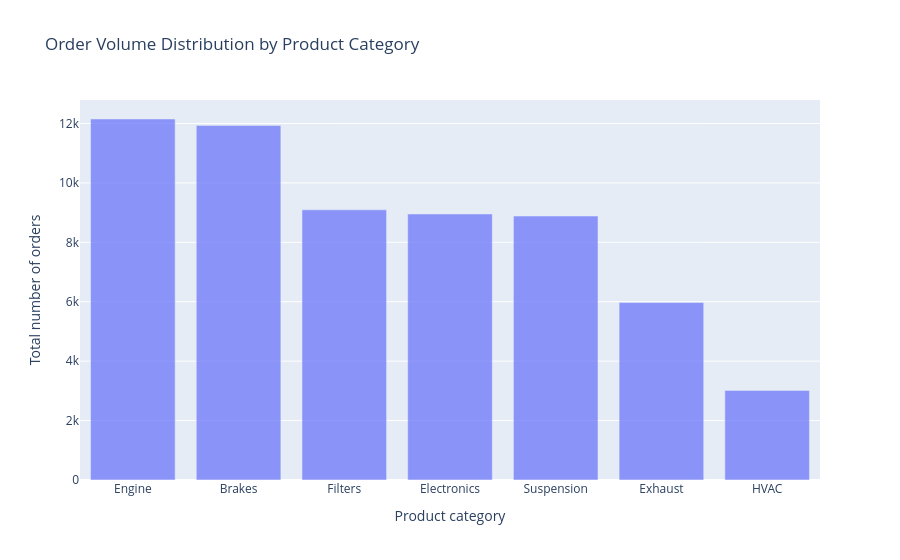

The code cell stored with this chart in its notebook:
### Markdown cell above
This plot clearly shows the imbalance between the classes 0 and 1.

* Order volume by category:

### Code cell
# Bar plot of product category
counts_cat = plot_df['product_category'].value_counts().reset_index()

fig = px.bar(
    counts_cat,
    x='product_category', 
    y='count', 
    title='Order Volume Distribution by Product Category', 
    labels={'count': 'Total number of orders', 'product_category': 'Product category'},
    opacity=0.7
)
fig.show()

### Figure 1 — Plotly figure (JSON) as saved in the notebook; plotly's stock layout.template omitted (floating-point values rounded to 4 significant figures)
{"data": [{"hovertemplate": "Product category=%{x}<br>Total number of orders=%{y}<extra></extra>", "legendgroup": "", "marker": {"color": "#636efa", "opacity": 0.7, "pattern": {"shape": ""}}, "name": "", "orientation": "v", "showlegend": false, "textposition": "auto", "type": "bar", "x": ["Engine", "Brakes", "Filters", "Electronics", "Suspension", "Exhaust", "HVAC"], "xaxis": "x", "y": [12150, 11935, 9093, 8953, 8883, 5971, 3015], "yaxis": "y"}], "layout": {"barmode": "relative", "legend": {"tracegroupgap": 0}, "title": {"text": "Order Volume Distribution by Product Category"}, "xaxis": {"anchor": "y", "domain": [0, 1], "title": {"text": "Product category"}}, "yaxis": {"anchor": "x", "domain": [0, 1], "title": {"text": "Total number of orders"}}}}
